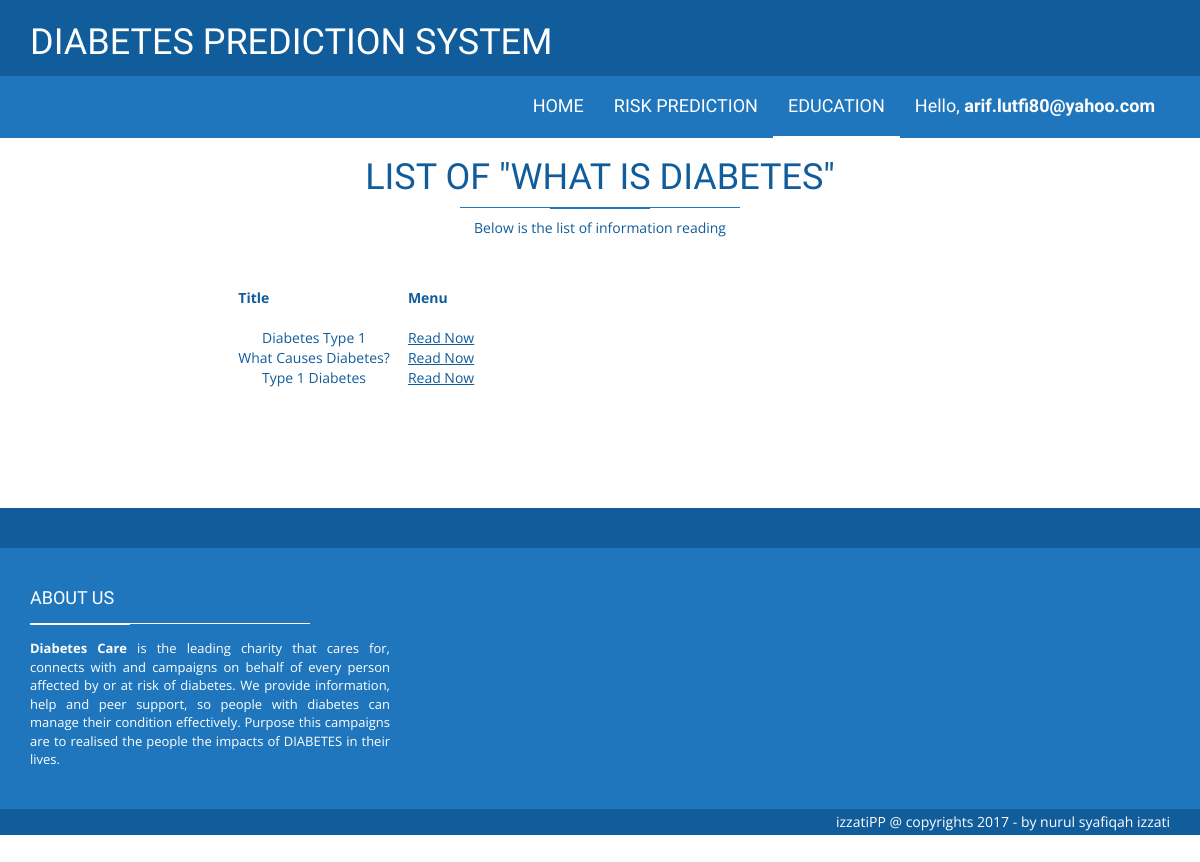
Screenshot of /HTML/diabetes.php (signed in) with the database file from the repository.
### tables this page shows
CREATE TABLE IF NOT EXISTS `info` (
  `infoID` int(5) NOT NULL,
  `title` varchar(900) NOT NULL,
  `infoDetail` longtext NOT NULL,
  `pic` mediumblob NOT NULL,
  `adminID` varchar(5) NOT NULL,
  `date` date NOT NULL,
  `section` varchar(100) NOT NULL
);

### HTML/diabetes.php (the view, shortened to what this page needs)
<!DOCTYPE html>
<html class="no-js">
    <head>
        <link rel="stylesheet" href="assets/css/bootstrap.min.css">
        <link rel="stylesheet" href="assets/css/font-awesome.min.css">
        <link rel="stylesheet" href="assets/css/style.css">
    </head>
    <body>
<?php
$a = $_SESSION['user'];
?>
 <header class="main-header">
        <nav class="navbar navbar-static-top">
            <div class="navbar-top">
              <div class="container">
                  <div class="row">
                    <div class="col-sm-6 col-xs-12">
                        <ul class="list-unstyled list-inline header-contact">
                            <li> <h1>DIABETES PREDICTION SYSTEM</li>
                       </ul>
                    </div>
                  </div>
              </div>
            </div>
            <div class="navbar-main">
              <div class="container">
                   <div id="navbar" class="navbar-collapse collapse pull-right">
                  <ul class="nav navbar-nav">
                    <li><a  href="home.php">HOME </a></li>
              				        <li class="has-child"><a  href="#">RISK PREDICTION</a>
                    <li class="has-child"><a class="is-active" href="#">EDUCATION</a>
                    </li>
					<li class="has-child"><a href="#">Hello, <b><?php echo $a; ?></b></a>
                  </ul>
                </div>
              </div>
            </div>
        </nav>
    </header>
		<h1 class="page-title"><center>LIST OF "WHAT IS DIABETES"</center> <span class="title-under"></span></h1>
			<p class="page-description">
				<center>Below is the list of information reading</center>
			</p>
	<div class="main-container fadeIn animated">
		<div class="container">
			<div class="row">
				<div class="col-md-7 col-sm-12 col-form">
						<div class="row">
<br><br>
  <?php
			$con=mysqli_connect("localhost","root","","diabetes");
			$result = mysqli_query($con,"SELECT * FROM info where section='what'");
			if($row = mysqli_fetch_array($result))
			  {
 echo "<table align=center border=0  cellpadding=40 cellspacing=40  \n";
			  echo "<tr><th>Title <br><br></th><th>Menu<br><br></th></tr>\n";
			  do{
				printf("<tr><td align=center>%s &nbsp;&nbsp;&nbsp;&nbsp;</td><td align=center>%s</td></tr>\n",
					   $row['title'],"<a href='what2user.php?title=".$row['infoID']."'><u>Read Now</u></a>");
			  }while($row=mysqli_fetch_array($result));
			  echo "</table>\n";
			  }
			else
			  echo "<center><b>Sorry, information is not available for a while!</b></center>";
			?>
	<br><br><br>
	<br><br><br>
                        </div>
						</div></div></div>
  <footer class="main-footer">
        <div class="footer-top">
        </div>
        <div class="footer-main">
            <div class="container">
                <div class="row">
                    <div class="col-md-4">
                        <div class="footer-col">
                            <h4 class="footer-title">About us <span class="title-under"></span></h4>
                            <div class="footer-content">
                                <p>
                                    <strong>Diabetes Care</strong>
is the leading charity that cares for, connects with and campaigns on behalf of every person affected by or at risk of diabetes. We provide information, help and peer support, so people with diabetes can manage their condition effectively.
Purpose this campaigns are to realised the people the impacts of DIABETES in their lives.
                                </p>
                            </div>
                        </div>
                    </div>
                    <div class="col-md-4">
                    </div>
                    <div class="clearfix"></div>
                </div>
            </div>
        </div>
        <div class="footer-bottom">
            <div class="container text-right">
                    izzatiPP @ copyrights 2017 - by nurul syafiqah izzati
            </div>
        </div>
    </footer>
    </body>
</html>

### HTML/assets/css/style.css (style rules this page uses)
body { font-family: "Open sans", sans-serif; color: #115c9b; }
h1, h2, h3, h4 { font-family: "Dosis", sans-serif; }
a { color: inherit; }
.navbar-static-top { margin: 0; border: 0; color: #fff; }
.navbar-top { background: #115c9b; font-size: 12px; padding: 3px 0; }
.navbar-top .list-inline { margin-bottom: 0; }
.navbar-top .header-contact li { margin-right: 15px; }
.navbar-main { margin-bottom: 0; color: #fff; background: #1f76bd; }
.navbar-main a:hover, .navbar-main a:active, .navbar-main a:focus, .navbar-main a.is-active { background: none !important; color: inherit; border-bottom: 2px solid #fff; }
.navbar-main li a { font-family: "Dosis", sans-serif; font-size: 18px; padding: 20px 15px; border-bottom: 2px solid transparent; }
.footer-top { background: #115c9b; height: 40px; }
.main-footer { background: #1f76bd; color: #fff; }
.main-footer .footer-main { padding: 30px 0; }
.main-footer .footer-title { text-transform: uppercase; margin-bottom: 10px; }
.main-footer .footer-title .title-under { background: #fff; margin: 15px 0; text-align: left; }
.main-footer .footer-title .title-under:after { margin: 0; background: #fff; }
.main-footer .footer-content { text-align: justify; font-size: 13px; }
.footer-bottom { background: #115c9b; padding: 3px; }
.page-description { font-size: 18px; }
.main-container { margin-bottom: 50px; }
.title-under { display: block; margin: 5px auto; background: #1f76bd; height: 1px; width: 280px; }
.title-under:after { content: ''; display: block; width: 100px; background: inherit; height: 2px; margin: 0 auto; margin-top: 10px; }
.animated { visibility: visible; -webkit-animation-duration: 1s; animation-duration: 1s; -webkit-animation-fill-mode: both; animation-fill-mode: both; }
.animated.fadeIn { -webkit-animation-duration: 1.5s; animation-duration: 1.5s; }
.fadeIn { -webkit-animation-name: fadeIn; animation-name: fadeIn; }

### rows the page displays
info: title "Diabetes Type 1", infoID "Read Now"
info: title "What Causes Diabetes?", infoID "Read Now"
info: title "Type 1 Diabetes", infoID "Read Now"

### other values shown
$a "arif.lutfi80@yahoo.com"
